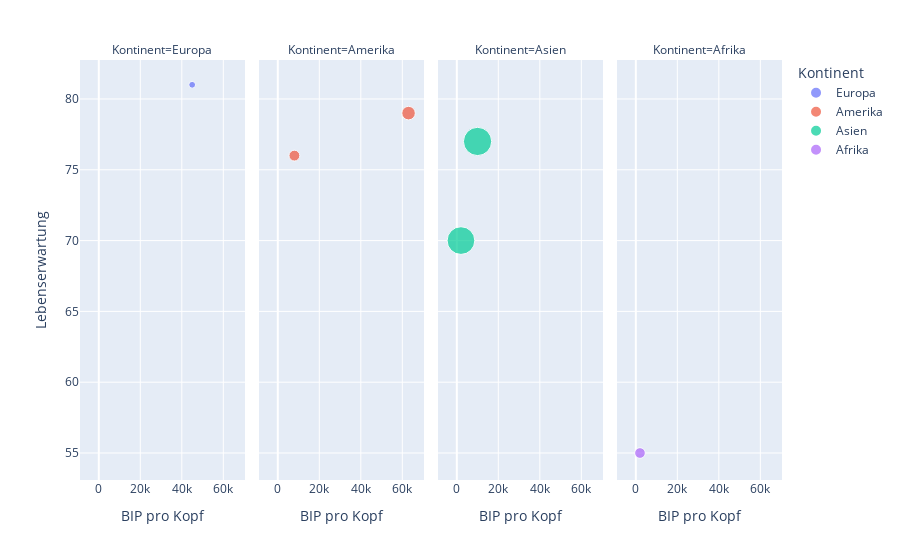

The cell this chart's notebook holds for it:
### Code cell
# Erstelle für jeden Kontinent ein eigenes Diagramm
fig_facet = px.scatter(
    data_frame=df_laender_stats,
    x='BIP_pro_Kopf',
    y='Lebenserwartung',
    size='Einwohner_Mio',
    color='Kontinent', # Farbe ist hier optional, aber oft hilfreich
    facet_col='Kontinent', # <-- Erzeuge eine Spalte von Diagrammen, eine pro Kontinent
    labels={'BIP_pro_Kopf': 'BIP pro Kopf', 'Lebenserwartung': 'Lebenserwartung'}
)
fig_facet.show()

### Figure 1 — Plotly figure (JSON) as saved in the notebook; plotly's stock layout.template omitted (floating-point values rounded to 4 significant figures)
{"data": [{"hovertemplate": "Kontinent=Europa<br>BIP pro Kopf=%{x}<br>Lebenserwartung=%{y}<br>Einwohner_Mio=%{marker.size}<extra></extra>", "legendgroup": "Europa", "marker": {"color": "#636efa", "size": [83], "sizemode": "area", "sizeref": 3.598, "symbol": "circle"}, "mode": "markers", "name": "Europa", "orientation": "v", "showlegend": true, "type": "scatter", "x": [45000], "xaxis": "x", "y": [81], "yaxis": "y"}, {"hovertemplate": "Kontinent=Amerika<br>BIP pro Kopf=%{x}<br>Lebenserwartung=%{y}<br>Einwohner_Mio=%{marker.size}<extra></extra>", "legendgroup": "Amerika", "marker": {"color": "#EF553B", "size": [331, 212], "sizemode": "area", "sizeref": 3.598, "symbol": "circle"}, "mode": "markers", "name": "Amerika", "orientation": "v", "showlegend": true, "type": "scatter", "x": [63000, 8000], "xaxis": "x2", "y": [79, 76], "yaxis": "y2"}, {"hovertemplate": "Kontinent=Asien<br>BIP pro Kopf=%{x}<br>Lebenserwartung=%{y}<br>Einwohner_Mio=%{marker.size}<extra></extra>", "legendgroup": "Asien", "marker": {"color": "#00cc96", "size": [1439, 1380], "sizemode": "area", "sizeref": 3.598, "symbol": "circle"}, "mode": "markers", "name": "Asien", "orientation": "v", "showlegend": true, "type": "scatter", "x": [10000, 2000], "xaxis": "x3", "y": [77, 70], "yaxis": "y3"}, {"hovertemplate": "Kontinent=Afrika<br>BIP pro Kopf=%{x}<br>Lebenserwartung=%{y}<br>Einwohner_Mio=%{marker.size}<extra></extra>", "legendgroup": "Afrika", "marker": {"color": "#ab63fa", "size": [206], "sizemode": "area", "sizeref": 3.598, "symbol": "circle"}, "mode": "markers", "name": "Afrika", "orientation": "v", "showlegend": true, "type": "scatter", "x": [2000], "xaxis": "x4", "y": [55], "yaxis": "y4"}], "layout": {"annotations": [{"font": {}, "showarrow": false, "text": "Kontinent=Europa", "x": 0.1175, "xanchor": "center", "xref": "paper", "y": 1, "yanchor": "bottom", "yref": "paper"}, {"font": {}, "showarrow": false, "text": "Kontinent=Amerika", "x": 0.3725, "xanchor": "center", "xref": "paper", "y": 1, "yanchor": "bottom", "yref": "paper"}, {"font": {}, "showarrow": false, "text": "Kontinent=Asien", "x": 0.6275, "xanchor": "center", "xref": "paper", "y": 1, "yanchor": "bottom", "yref": "paper"}, {"font": {}, "showarrow": false, "text": "Kontinent=Afrika", "x": 0.8825, "xanchor": "center", "xref": "paper", "y": 1, "yanchor": "bottom", "yref": "paper"}], "legend": {"itemsizing": "constant", "title": {"text": "Kontinent"}, "tracegroupgap": 0}, "margin": {"t": 60}, "xaxis": {"anchor": "y", "domain": [0, 0.235], "title": {"text": "BIP pro Kopf"}}, "xaxis2": {"anchor": "y2", "domain": [0.255, 0.49], "matches": "x", "title": {"text": "BIP pro Kopf"}}, "xaxis3": {"anchor": "y3", "domain": [0.51, 0.745], "matches": "x", "title": {"text": "BIP pro Kopf"}}, "xaxis4": {"anchor": "y4", "domain": [0.765, 1.0], "matches": "x", "title": {"text": "BIP pro Kopf"}}, "yaxis": {"anchor": "x", "domain": [0, 1], "title": {"text": "Lebenserwartung"}}, "yaxis2": {"anchor": "x2", "domain": [0, 1], "matches": "y", "showticklabels": false}, "yaxis3": {"anchor": "x3", "domain": [0, 1], "matches": "y", "showticklabels": false}, "yaxis4": {"anchor": "x4", "domain": [0, 1], "matches": "y", "showticklabels": false}}}
